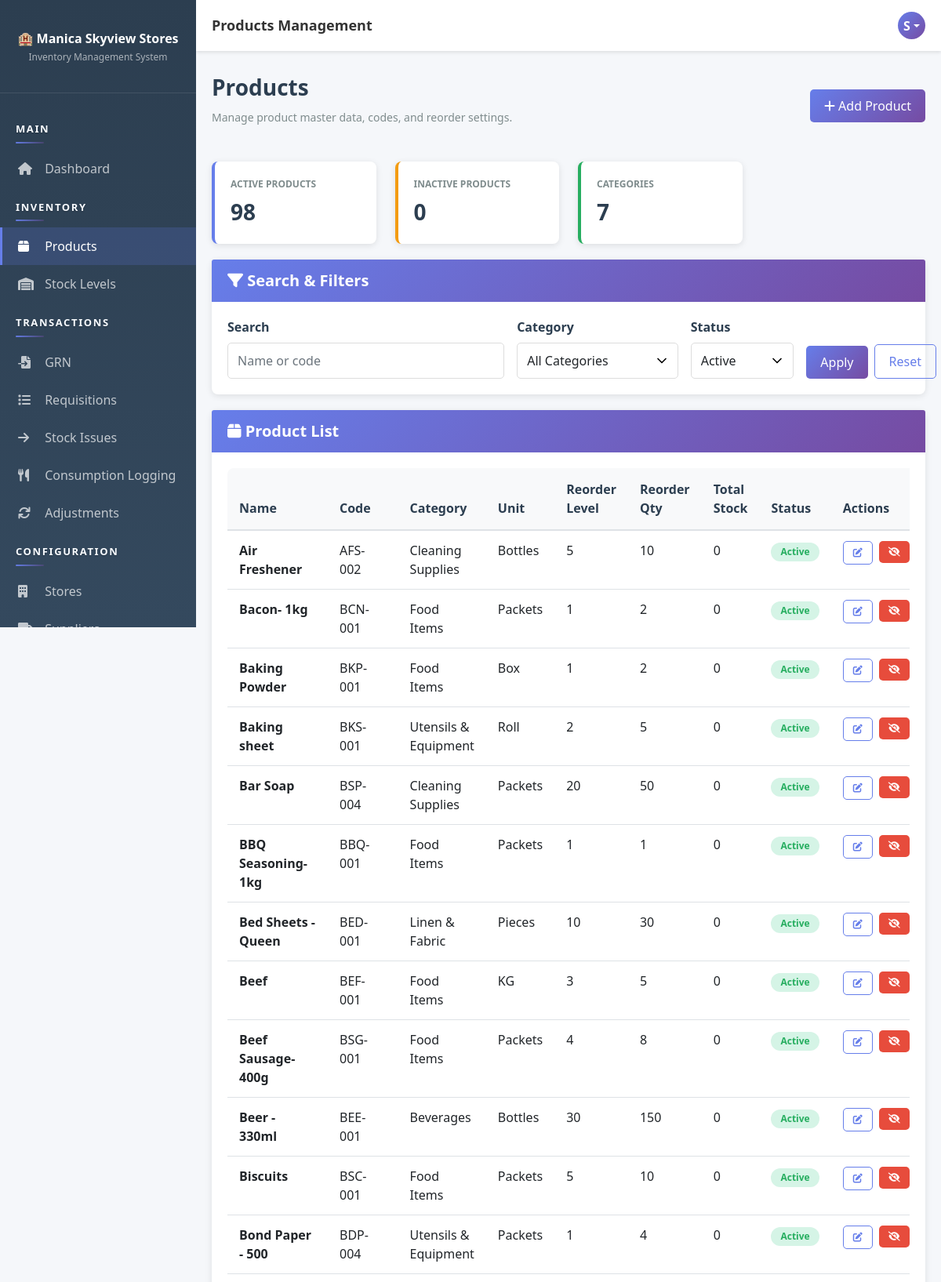
Screenshot of /pages/products/index.php (signed in, upper part) with the database file from the repository.
### tables this page shows
CREATE TABLE `users` (
  `user_id` int(11) NOT NULL AUTO_INCREMENT,
  `username` varchar(50) NOT NULL,
  `email` varchar(100) NOT NULL,
  `password` varchar(255) NOT NULL,
  `full_name` varchar(100) NOT NULL,
  `role_id` int(11) NOT NULL,
  `status` enum('active','inactive') DEFAULT 'active',
  `created_at` timestamp NOT NULL DEFAULT current_timestamp(),
  `updated_at` timestamp NOT NULL DEFAULT current_timestamp() ON UPDATE current_timestamp(),
  PRIMARY KEY (`user_id`),
  UNIQUE KEY `username` (`username`),
  UNIQUE KEY `email` (`email`),
  KEY `role_id` (`role_id`),
  CONSTRAINT `users_ibfk_1` FOREIGN KEY (`role_id`) REFERENCES `roles` (`role_id`)
);

CREATE TABLE `products` (
  `product_id` int(11) NOT NULL AUTO_INCREMENT,
  `product_name` varchar(100) NOT NULL,
  `product_code` varchar(50) NOT NULL,
  `category_id` int(11) NOT NULL,
  `unit_of_measure` varchar(20) DEFAULT NULL,
  `reorder_level` int(11) DEFAULT 10,
  `reorder_quantity` int(11) DEFAULT 50,
  `status` enum('active','inactive') DEFAULT 'active',
  `created_at` timestamp NOT NULL DEFAULT current_timestamp(),
  `updated_at` timestamp NOT NULL DEFAULT current_timestamp() ON UPDATE current_timestamp(),
  PRIMARY KEY (`product_id`),
  UNIQUE KEY `product_code` (`product_code`),
  KEY `category_id` (`category_id`),
  KEY `idx_product_code` (`product_code`),
  CONSTRAINT `products_ibfk_1` FOREIGN KEY (`category_id`) REFERENCES `categories` (`category_id`)
);

CREATE TABLE `categories` (
  `category_id` int(11) NOT NULL AUTO_INCREMENT,
  `category_name` varchar(100) NOT NULL,
  `description` text DEFAULT NULL,
  `status` enum('active','inactive') DEFAULT 'active',
  `created_at` timestamp NOT NULL DEFAULT current_timestamp(),
  PRIMARY KEY (`category_id`)
);

### app/bootstrap.php (called while the page is built, shortened)
<?php
function autoload($class) {
    $paths = [
        __DIR__ . '/helpers/' . $class . '.php',
        __DIR__ . '/models/' . $class . '.php',
        __DIR__ . '/controllers/' . $class . '.php'
    ];
    foreach ($paths as $path) {
        if (file_exists($path)) {
            return;
        }
    }
}
function isAuthenticated() {
    $auth = new Auth();
    return $auth->isLoggedIn() && $auth->checkSessionTimeout();
}
function getCurrentUser() {
    if (isAuthenticated()) {
        $db = Database::getInstance()->getConnection();
        $userId = $_SESSION['user_id'];
        $sql = "SELECT u.*, r.role_name FROM users u
                JOIN roles r ON u.role_id = r.role_id
                WHERE u.user_id = ?";
        $stmt = $db->prepare($sql);
        $stmt->bind_param('i', $userId);
        $stmt->execute();
        return $stmt->get_result()->fetch_assoc();
    }
    return null;
}

### app/helpers/Database.php (called while the page is built, shortened)
<?php
class Database {
    private static $instance = null;
    private $connection = null;
    private function __construct() {
        try {
            $this->connection = new mysqli(DB_HOST, DB_USER, DB_PASS, DB_NAME);
            $this->connection->set_charset('utf8mb4');
        } catch (Exception $e) {
            die('Error: ' . $e->getMessage());
        }
    }
    public static function getInstance() {
        if (self::$instance === null) {
            self::$instance = new Database();
        }
        return self::$instance;
    }
    public function getConnection() {
        return $this->connection;
    }
}

### app/helpers/Auth.php (called while the page is built, shortened)
<?php
class Auth {
    public function __construct() {
        $this->db = Database::getInstance()->getConnection();
    }
    private function ensurePasswordResetTable() {
        $sql = "CREATE TABLE IF NOT EXISTS password_reset_tokens (
            token_id INT PRIMARY KEY AUTO_INCREMENT,
            user_id INT NOT NULL,
            token_hash VARCHAR(64) NOT NULL,
            expires_at DATETIME NOT NULL,
            used_at DATETIME NULL,
            created_at TIMESTAMP DEFAULT CURRENT_TIMESTAMP,
            FOREIGN KEY (user_id) REFERENCES users(user_id) ON DELETE CASCADE,
            INDEX idx_reset_token_hash (token_hash),
            INDEX idx_reset_token_user (user_id),
            INDEX idx_reset_token_expires (expires_at)
        )";
    }
    public function isLoggedIn() {
        return isset($_SESSION['user_id']);
    }
    public function checkSessionTimeout() {
        return true;
    }
}

### app/controllers/Controller.php (called while the page is built, shortened)
<?php
class Controller {
    protected $db;
    public function __construct() {
        $this->db = Database::getInstance()->getConnection();
        $this->loadCurrentUser();
    }
    protected function loadCurrentUser() {
        if (isset($_SESSION['user_id'])) {
            $sql = "SELECT u.*, r.role_name FROM users u
                    JOIN roles r ON u.role_id = r.role_id
                    WHERE u.user_id = ?";
            $stmt = $this->db->prepare($sql);
            $stmt->bind_param('i', $_SESSION['user_id']);
            $stmt->execute();
            $this->currentUser = $stmt->get_result()->fetch_assoc();
        }
    }
}

### app/controllers/ProductController.php (called while the page is built, shortened)
<?php
class ProductController extends Controller {
    public function __construct() {
        parent::__construct();
    }
    public function getProducts($filters = []) {
        $sql = "SELECT p.*, c.category_name, COALESCE(SUM(s.quantity_on_hand), 0) AS total_stock
                FROM products p
                LEFT JOIN categories c ON p.category_id = c.category_id
                LEFT JOIN stock s ON p.product_id = s.product_id
                WHERE 1 = 1";
        $types = '';
        $params = [];
        $status = $filters['status'] ?? 'active';
        if (in_array($status, ['active', 'inactive'], true)) {
            $sql .= " AND p.status = ?";
            $types .= 's';
            $params[] = $status;
        }
        $sql .= " GROUP BY p.product_id, c.category_name ORDER BY p.product_name ASC";
        if ($types !== '') {
            $stmt = $this->db->prepare($sql);
            $stmt->bind_param($types, ...$params);
            $stmt->execute();
            return $stmt->get_result()->fetch_all(MYSQLI_ASSOC);
        }
        return $this->db->query($sql)->fetch_all(MYSQLI_ASSOC);
    }
    public function getStats() {
        $stats = [
            'active' => 0,
            'inactive' => 0,
            'categories' => 0
        ];
        $result = $this->db->query("SELECT status, COUNT(*) AS c FROM products GROUP BY status");
        while ($row = $result->fetch_assoc()) {
            if ($row['status'] === 'active') {
                $stats['active'] = (int)$row['c'];
            }
        }
        $result = $this->db->query("SELECT COUNT(*) AS c FROM categories WHERE status = 'active'");
        $stats['categories'] = (int)$result->fetch_assoc()['c'];
        return $stats;
    }
}

### pages/products/index.php (the view, shortened to what this page needs)
<?php
require_once __DIR__ . '/../../app/bootstrap.php';
$controller = new ProductController();
$filters = [
    'q' => $_GET['q'] ?? '',
    'category_id' => $_GET['category_id'] ?? '',
    'status' => $_GET['status'] ?? 'active'
];
$products = $controller->getProducts($filters);
$stats = $controller->getStats();
$pageTitle = 'Products Management';
include __DIR__ . '/../../app/views/layout-header.php';
?>
<div class="page-header d-flex justify-content-between align-items-center">
    <div>
        <h1>Products</h1>
        <p>Manage product master data, codes, and reorder settings.</p>
    </div>
    <a href="<?php echo SITE_URL; ?>pages/products/create.php" class="btn btn-primary">
        <i class="fas fa-plus"></i> Add Product
    </a>
</div>
<div class="row">
    <div class="col-md-4 col-lg-3">
        <div class="stat-card">
            <div class="stat-label">Active Products</div>
            <div class="stat-value"><?php echo $stats['active']; ?></div>
        </div>
    </div>
    <div class="col-md-4 col-lg-3">
        <div class="stat-card warning">
            <div class="stat-label">Inactive Products</div>
            <div class="stat-value"><?php echo $stats['inactive']; ?></div>
        </div>
    </div>
    <div class="col-md-4 col-lg-3">
        <div class="stat-card success">
            <div class="stat-label">Categories</div>
            <div class="stat-value"><?php echo $stats['categories']; ?></div>
        </div>
    </div>
</div>
<div class="card">
    <div class="card-header">
        <h5><i class="fas fa-filter"></i> Search & Filters</h5>
    </div>
    <div class="card-body">
        <form method="GET" class="row g-3">
            <div class="col-md-5">
                <label class="form-label">Search</label>
                <input type="text" name="q" class="form-control" value="<?php echo htmlspecialchars($filters['q']); ?>" placeholder="Name or code">
            </div>
            <div class="col-md-3">
                <label class="form-label">Category</label>
                <select name="category_id" class="form-control">
                    <option value="">All Categories</option>
                </select>
            </div>
            <div class="col-md-2">
                <label class="form-label">Status</label>
                <select name="status" class="form-control">
                    <option value="active" <?php echo $filters['status'] === 'active' ? 'selected' : ''; ?>>Active</option>
                </select>
            </div>
            <div class="col-md-2 d-flex align-items-end gap-2">
                <button type="submit" class="btn btn-primary w-100">Apply</button>
                <a href="<?php echo SITE_URL; ?>pages/products/index.php" class="btn btn-outline-primary w-100">Reset</a>
            </div>
        </form>
    </div>
</div>
<div class="card">
    <div class="card-header">
        <h5><i class="fas fa-box"></i> Product List</h5>
    </div>
    <div class="card-body">
        <?php if (!empty($products)): ?>
            <div class="table-responsive">
                <table class="table">
                    <thead>
                        <tr>
                            <th>Name</th>
                            <th>Code</th>
                            <th>Category</th>
                            <th>Unit</th>
                            <th>Reorder Level</th>
                            <th>Reorder Qty</th>
                            <th>Total Stock</th>
                            <th>Status</th>
                            <th>Actions</th>
                        </tr>
                    </thead>
                    <tbody>
                        <?php foreach ($products as $product): ?>
                            <tr>
                                <td><strong><?php echo htmlspecialchars($product['product_name']); ?></strong></td>
                                <td><?php echo htmlspecialchars($product['product_code']); ?></td>
                                <td><?php echo htmlspecialchars($product['category_name'] ?? '-'); ?></td>
                                <td><?php echo htmlspecialchars($product['unit_of_measure']); ?></td>
                                <td><?php echo (int)$product['reorder_level']; ?></td>
                                <td><?php echo (int)$product['reorder_quantity']; ?></td>
                                <td><?php echo (int)$product['total_stock']; ?></td>
                                <td>
                                    <span class="badge badge-<?php echo $product['status'] === 'active' ? 'success' : 'warning'; ?>">
                                        <?php echo ucfirst($product['status']); ?>
                                    </span>
                                </td>
                                <td>
                                    <div class="d-flex gap-2">
                                        <a class="btn btn-sm btn-outline-primary" href="<?php echo SITE_URL; ?>pages/products/edit.php?id=<?php echo (int)$product['product_id']; ?>">
                                            <i class="fas fa-edit"></i>
                                        </a>
                                        <form method="POST" style="display:inline;">
                                            <button type="submit" class="btn btn-sm <?php echo $product['status'] === 'active' ? 'btn-danger' : 'btn-success'; ?>">
                                                <i class="fas <?php echo $product['status'] === 'active' ? 'fa-eye-slash' : 'fa-check'; ?>"></i>
                                            </button>
                                        </form>
                                    </div>
                                </td>
                            </tr>
                        <?php endforeach; ?>
                    </tbody>
                </table>
            </div>
        <?php else: ?>
            <div class="alert alert-info">No products found for the selected filters.</div>
        <?php endif; ?>
    </div>
</div>
<?php include __DIR__ . '/../../app/views/layout-footer.php'; ?>

### app/views/layout-header.php (shortened to what this page needs)
<!DOCTYPE html>
<html lang="en">
<head>
    <link href="https://cdn.jsdelivr.net/npm/bootstrap@5.1.3/dist/css/bootstrap.min.css" rel="stylesheet">
    <link rel="stylesheet" href="https://cdnjs.cloudflare.com/ajax/libs/font-awesome/6.0.0/css/all.min.css">
    <link href="<?php echo SITE_URL; ?>public/css/style.css" rel="stylesheet">
</head>
<body>
    <div class="sidebar">
        <div class="brand">
            <h4>🏨 Manica Skyview Stores</h4>
            <p>Inventory Management System</p>
        </div>
        <nav class="nav flex-column">
            <?php include __DIR__ . '/partials/sidebar-nav.php'; ?>
        </nav>
    </div>
            <?php include __DIR__ . '/partials/sidebar-nav.php'; ?>
    <div class="topbar">
        <div class="topbar-title desktop-title">
            <?php echo $pageTitle ?? APP_NAME; ?>
        </div>
        <div class="topbar-right">
            <div class="user-profile dropdown">
                <div class="user-avatar dropdown-toggle" role="button" data-bs-toggle="dropdown" aria-expanded="false">
                    <?php
                    $user = getCurrentUser();
                    if ($user) {
                        echo strtoupper(substr($user['full_name'], 0, 1));
                    }
                    ?>
                </div>
            </div>
        </div>
    </div>
    <div class="main-content">

### rows the page displays
users: full_name "S"
products: product_name "Air Freshener", product_code "AFS-002", category.category_name "Cleaning Supplies", unit_of_measure "Bottles", reorder_level "5", reorder_quantity "10", total_stock "0", status "Active"
products: product_name "Bacon- 1kg", product_code "BCN-001", category.category_name "Food Items", unit_of_measure "Packets", reorder_level "1", reorder_quantity "2", total_stock "0", status "Active"
products: product_name "Baking Powder", product_code "BKP-001", category.category_name "Food Items", unit_of_measure "Box", reorder_level "1", reorder_quantity "2", total_stock "0", status "Active"
products: product_name "Baking sheet", product_code "BKS-001", category.category_name "Utensils & Equipment", unit_of_measure "Roll", reorder_level "2", reorder_quantity "5", total_stock "0", status "Active"
products: product_name "Bar Soap", product_code "BSP-004", category.category_name "Cleaning Supplies", unit_of_measure "Packets", reorder_level "20", reorder_quantity "50", total_stock "0", status "Active"
products: product_name "BBQ Seasoning- 1kg", product_code "BBQ-001", category.category_name "Food Items", unit_of_measure "Packets", reorder_level "1", reorder_quantity "1", total_stock "0", status "Active"
products: product_name "Bed Sheets - Queen", product_code "BED-001", category.category_name "Linen & Fabric", unit_of_measure "Pieces", reorder_level "10", reorder_quantity "30", total_stock "0", status "Active"
products: product_name "Beef", product_code "BEF-001", category.category_name "Food Items", unit_of_measure "KG", reorder_level "3", reorder_quantity "5", total_stock "0", status "Active"
products: product_name "Beef Sausage- 400g", product_code "BSG-001", category.category_name "Food Items", unit_of_measure "Packets", reorder_level "4", reorder_quantity "8", total_stock "0", status "Active"
products: product_name "Beer - 330ml", product_code "BEE-001", category.category_name "Beverages", unit_of_measure "Bottles", reorder_level "30", reorder_quantity "150", total_stock "0", status "Active"
products: product_name "Biscuits", product_code "BSC-001", category.category_name "Food Items", unit_of_measure "Packets", reorder_level "5", reorder_quantity "10", total_stock "0", status "Active"
products: product_name "Bond Paper - 500", product_code "BDP-004", category.category_name "Utensils & Equipment", unit_of_measure "Packets", reorder_level "1", reorder_quantity "4", total_stock "0", status "Active"

### other values shown
$pageTitle "Products Management"
$stats['active'] "98"
$stats['inactive'] "0"
$stats['categories'] "7"
